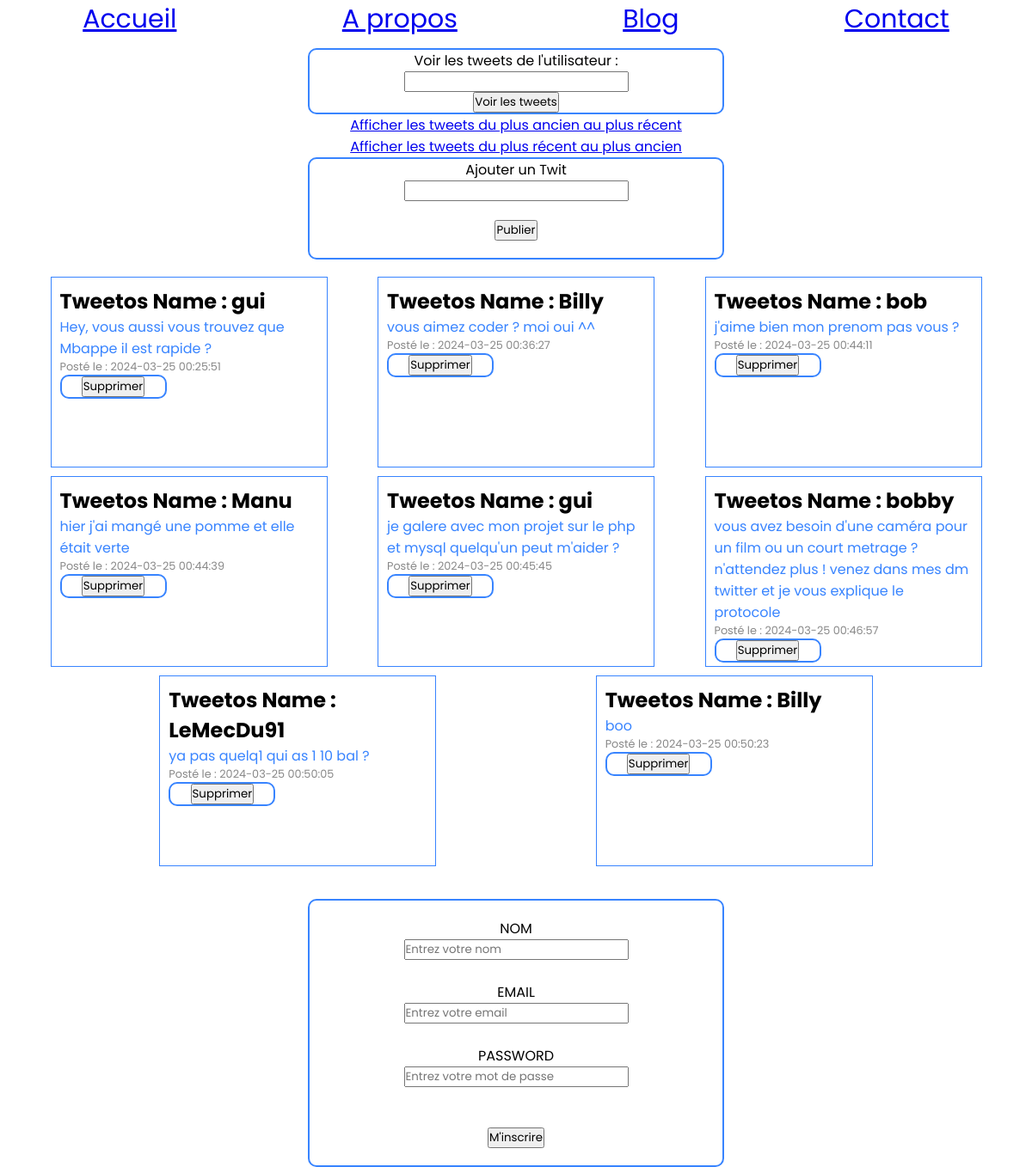
The page /www/twiteur/index.php?order=asc on the database its author committed.
### tables this page shows
CREATE TABLE `twit` (
  `id` int NOT NULL,
  `contenu` varchar(255) NOT NULL,
  `createdAt` datetime NOT NULL DEFAULT CURRENT_TIMESTAMP,
  `user_id` int NOT NULL DEFAULT '1'
);

CREATE TABLE `user` (
  `id` int NOT NULL,
  `email` varchar(255) NOT NULL,
  `password` varchar(255) NOT NULL,
  `nom` varchar(255) NOT NULL
);

### www/twiteur/ajoutTwit.php (the view, shortened to what this page needs)
<!DOCTYPE html>
<html lang="en">
<head>
</head>
<body>
    <form action="datatwiteur.php" method="POST">
        <label for="twit">Ajouter un Twit</label>
        <input type="text" name="twit" id="twit">
        <div class="p-Top-Bot">
            <input type="submit" value="Publier" name="publish">
        </div>
    </form>
    <?php
    try {
    $bdd = new PDO('mysql:host=localhost;dbname=projet', 'root', '');
    } catch(PDOException $e) {
        die('Site Indisponible');
    }
    $order = isset($_GET['order']) && $_GET['order'] == 'asc' ? 'ASC' : 'DESC';
    $user_id = isset($_GET['user_id']) ? (int)$_GET['user_id'] : null;
    if ($user_id !== null) {
        $req = $bdd->prepare("SELECT twit.id, twit.contenu, twit.createdAt, user.nom FROM twit INNER JOIN user ON twit.user_id = user.id WHERE twit.user_id = :user_id ORDER BY twit.createdAt $order");
        $req->execute(array('user_id' => $user_id));
    } else {
        $req = $bdd->prepare("SELECT twit.id, twit.contenu, twit.createdAt, user.nom FROM twit INNER JOIN user ON twit.user_id = user.id ORDER BY twit.createdAt $order");
        $req->execute();
    }
    ?>
    <div class="flex p-Top">
    <?php
    while ($row = $req->fetch()) {
        echo "<div class='tweet' style='border: 1px solid rgb(56, 132, 255); margin-bottom: 10px; padding: 10px;'>";
        echo "<h2>Tweetos Name : " . $row['nom'] . "</h2>";
        echo "<p>" . $row['contenu'] . "</p>";
        echo "<p style='font-size: 0.8em; color: #888;'>Posté le : " . $row['createdAt'] . "</p>";
        echo "<form action='delete_tweet.php' method='POST'>";
        echo "<input type='submit' value='Supprimer'>";
        echo "</form>";
        echo "</div>";
    }
    ?>
    </div>
</body>
</html>

### rows shown on the page
twit: user.nom "gui", contenu "Hey, vous aussi vous trouvez que Mbappe il est rapide ?", createdAt "2024-03-25 00:25:51"
twit: user.nom "Billy", contenu "vous aimez coder ? moi oui ^^", createdAt "2024-03-25 00:36:27"
twit: user.nom "bob", contenu "j'aime bien mon prenom pas vous ?", createdAt "2024-03-25 00:44:11"
twit: user.nom "Manu", contenu "hier j'ai mangé une pomme et elle était verte", createdAt "2024-03-25 00:44:39"
twit: user.nom "gui", contenu "je galere avec mon projet sur le php et mysql quelqu'un peut m'aider ?", createdAt "2024-03-25 00:45:45"
twit: user.nom "bobby", contenu "vous avez besoin d'une caméra pour un film ou un court metrage ? n'attendez plus ! venez dans mes dm twitter et je vous explique le protocole", createdAt "2024-03-25 00:46:57"
twit: user.nom "LeMecDu91", contenu "ya pas quelq1 qui as 1 10 bal ?", createdAt "2024-03-25 00:50:05"
twit: user.nom "Billy", contenu "boo", createdAt "2024-03-25 00:50:23"
